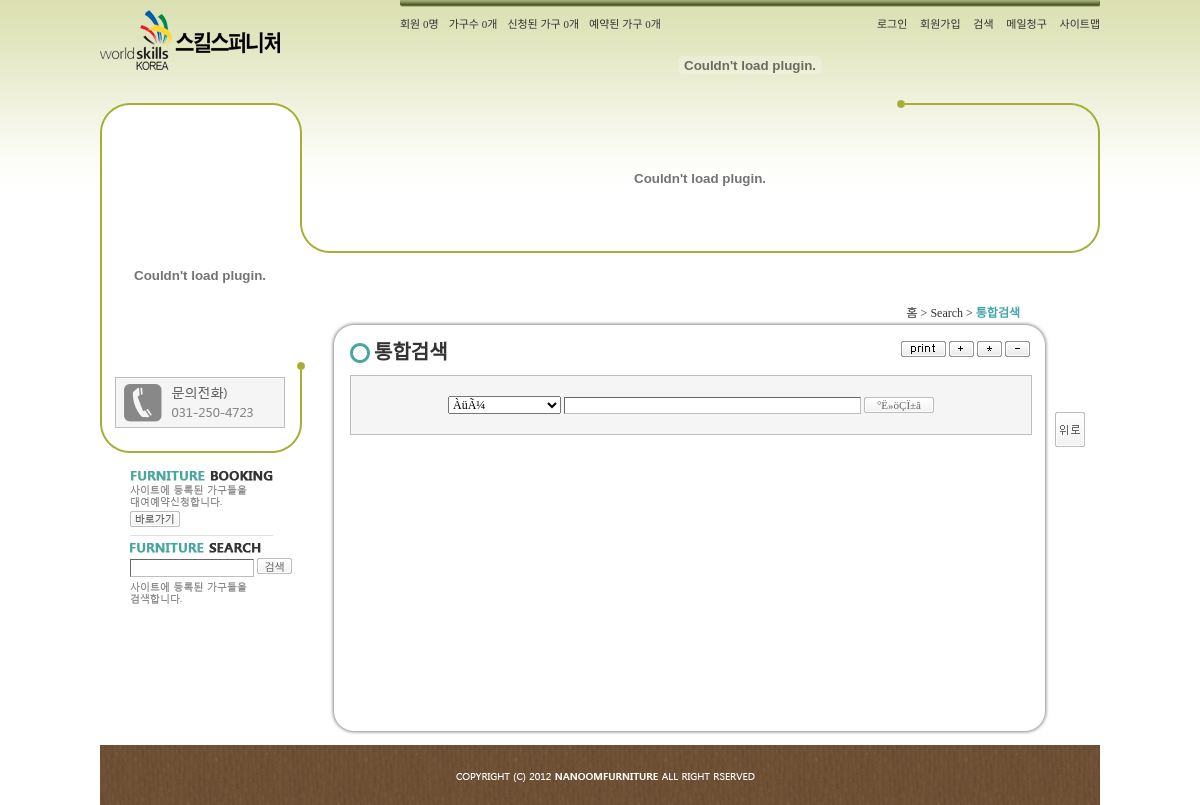
/index.php/page/2/8/, run on an earlier commit of the app's database.
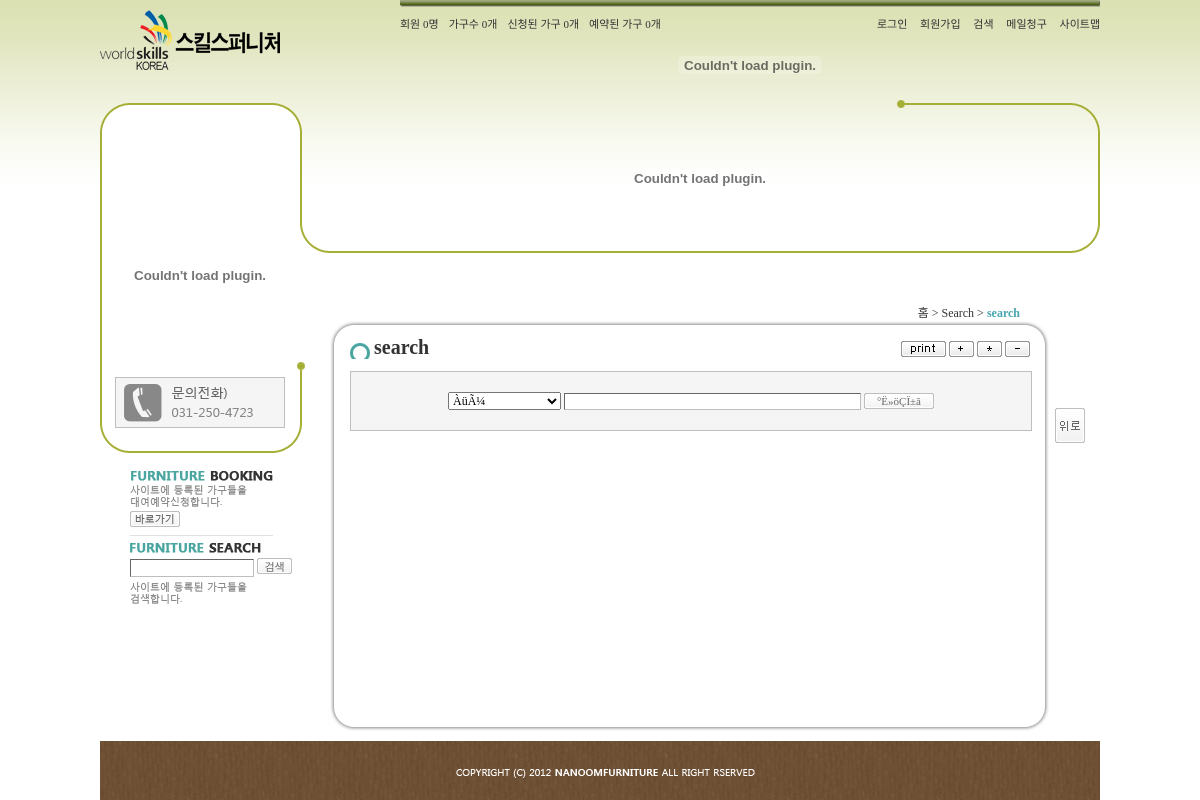
And on a later commit of the database.
### tables this page shows
CREATE TABLE `menu` (
                        `idx` integer NOT NULL PRIMARY KEY AUTOINCREMENT,
                        `parent` integer NOT NULL default '0',
                        `title` varchar(100) NOT NULL default '',
                        `od` integer NOT NULL default '0',
                        `type` varchar(50) NOT NULL default '',
                        `lv` char(1) NOT NULL default '',
                        `content` text NOT NULL
);

### index.php (called while the page is built)
<?
	include_once("{$_SERVER['DOCUMENT_ROOT']}/include/header.php");
	include_once("{$_SERVER['DOCUMENT_ROOT']}/include/{$current}.php");
	include_once("{$_SERVER['DOCUMENT_ROOT']}/include/footer.php");
?>

### include/lib.php (called while the page is built, shortened)
<?
	$get = explode("/", $_SERVER['PATH_INFO']);
	$page_type = $get[1];
	$midx = $get[2];
	$sidx = $get[3];
	$get_page = "/index.php/{$page_type}/{$midx}/{$sidx}/";
	$current = $page_type && $midx && $sidx ? 'sub' : 'main';
	function hex2($str){
		$strlen = strlen($str);
		for($i=0; $i<$strlen; $i++) $hex.= "&#x".bin2hex(substr($str, $i, 1)).';';
		return $hex;
	}
?>

### include/dbcon.php (called while the page is built, shortened)
<?php
	function sql($str){
    $db = new PDO("sqlite:". dirname(__DIR__) ."/001.db");
		$result = $db->query($str);
		return $result;
	}
	function fetch($str){
		return sql($str)->fetch();
	}
	function total($str){
		return sql($str)->rowCount();
	}
?>

### include/sub.php (the view, shortened to what this page needs)
<div id="sub_wrap">
<div class="snb">
	<div class="quick">
		<a href="/index.php/page/3/11/"><img src="/img/booking.png" title="Furniture Booking | 바로가기" alt="Furniture Booking | 바로가기" class="borb" /></a>
        <img src="/img/search.png" alt="Furniture Search" title="Furniture Search" />
        <form action="<?="http://127.0.0.1/index.php/page/2/8/"?>" method="post">
     	<div class="sub_s">
        	<input type="text" size="15" style="height:14px; padding:1px;" title="검색어" name="key" />
            <input type="submit" class="btn2" title="검색" value="검색" value="<?=$_POST['key']?>" />
        </div>
        </form>
        <img src="/img/search2.png" alt="사이트에 등록된 가구들을 검색합니다." title="사이트에 등록된 가구들을 검색합니다." class="img2" />
	</div>
</div>
<div id="ani">
</div>
<div class="page_title">
	<a href="/" title="홈">홈</a> &gt;
	<a href="<?="/index.php/{$page_type}/{$midx}/{$page['idx']}/"?>" title="<?=$main_title?>"><?=$main_title?></a> &gt;
	<a href="<?=$get_page?>" title="<?=$sub_title?>" class="bold mint"><?=$sub_title?></a>
</div>
<div class="content_top">
	<span class="sub_title" title="<?=$sub_title?>"><?=$sub_title?></span>
    <div class="btn_g">
    	<img src="/img/print.png" alt="print" title="print" onclick="window.print(); return false;" />
    	<img src="/img/plus.png" alt="+" title="+" onclick="zoom(20); return false;" />
    	<img src="/img/reset.png" alt="*" title="*" onclick="zoom(0); return false;" />
    	<img src="/img/minus.png" alt="-" title="-" onclick="zoom(-20); return false;" />
    </div>
</div>
<div id="content">
<?
	if($sub['type'] != 'HTML') include_once("{$_SERVER['DOCUMENT_ROOT']}/{$page_type}/{$direct}/{$include_file}.php");
?>
</div>
<div id="top_btn">
	<img src="/img/top_btn.png" title="위로" alt="위로" onclick="link('#'); return false;" />
</div>
<div class="content_bottom"></div>
</div>

### include/header.php (shortened to what this page needs)
<?
	$site = fetch("select * from site");
	if($current == 'main'){
		$site_title = $site['title'];
		$meta_keywords = "나눔가구, 기능경기대회, 기능경기대회 입상자, 가구대여";
		$meta_description = "나눔가구 홈페이지에 오신걸 환영합니다.";
		$css = "index";
	} else {
		if($page_type == 'admin'){
			$menu_table = "admin_menu";
			$xml_base = "admin_";
		} else if(!ctype_digit($midx)){
			$menu_table = "default_menu";
			$xml_base = "default_";
		} else {
			$menu_table = "menu";
		}
		$main = fetch("select * from {$menu_table} where idx='{$midx}'");
		$sub = fetch("select * from {$menu_table} where idx='{$sidx}'");
		$page = fetch("select * from {$menu_table} where parent='{$midx}' limit 1");
		$main_title = $main['title'];
		$sub_title = $sub['title'];
		$css = "sub";
	}
?>
<!DOCTYPE html>
<html lang="ko">
<head>
  <link rel="stylesheet" href="/common/css/common.css" />
  <link rel="stylesheet" href="/common/css/<?=$css?>.css" />
  <link rel="stylesheet" href="/common/css/print.css" media="print" />
</head>
<body <? if($current == 'sub') echo "onload=\"quick('top_btn', 60);\""; ?>>
<div id="wrap">
    <div id="header">
    	<div class="logo">
	        <a href="/"><img src="/img/logo.png" title="<?=$site['title']?>" alt="<?=$site['title']?>" /></a>
        </div>
        <div class="top">
            <div class="top_cnt">
                <ul>
                <?
					$member_total = total("select * from member");
					$hope_total = total("select * from furniture where now='0'");
					$fur_total = total("select * from furniture where now='1'");
					$re_total = total("select * from reser");
				?>
                    <li title="회원 : <?=$member_total?>명">회원 <?=$member_total?>명</li>
                    <li title="가구수 <?=$fur_total?>개">가구수 <?=$fur_total?>개</li>
                    <li title="신청된 가구 <?=$hope_total?>개">신청된 가구 <?=$hope_total?>개</li>
                    <li title="예약된 가구 <?=$re_total?>개">예약된 가구 <?=$re_total?>개</li>
                </ul>
            </div>
            <div class="util_menu">
            	<? if($_SESSION['lv']){ ?>
                <img src="/img/logout.png" title="로그아웃" alt="로그아웃" onclick="link('/page/logout.php'); return false;" />
                <a href="/index.php/page/member/mypage/" title="마이페이지">마이페이지</a>
                <? } else { ?>
                <a href="/page/login.php" title="로그인" onclick="window.open(this.href, 'login', 'width=300px, height=80px, left=200px, top=200px'); return false;">로그인</a>
                <a href="/index.php/page/3/9/" title="회원가입">회원가입</a>
                <? } ?>
                <a href="/index.php/page/2/8/" title="검색">검색</a>
                <a href="mailto:<?=hex2($site['email'])?>" title="메일청구">메일청구</a>
                <a href="/index.php/page/member/sitemap/" title="사이트맵">사이트맵</a>
            </div>
        </div>
        <div class="gnb">
        </div>
    </div>

### page/search/search.php (shortened to what this page needs)
<?
	$search_key = isset($get[5]) ? decode($get[5]) : NULL;
?>
<div class="search mb15">
<form action="" method="post">
    <div>
    <select name="type" title="¸Þ´ºÅ¸ÀÔ">
    	<option value="total" <?=$sel['total']?>>ÀüÃ¼</option>
    </select>
    <input type="text" title="ÅëÇÕ°Ë»ö" name="key" id="key" size="40" value="<?=$search_key?>" />
    <input type="submit" class="btn" title="°Ë»öÇÏ±â" value="°Ë»öÇÏ±â" />
	</div>
</form>
</div>

### include/footer.php
    <div id="footer">
    	<img src="/img/footer.png" title="COPYRIGHT (C) 2012 NANOOMFURNITURE ALL RIGHT RSERVED." alt="COPYRIGHT (C) 2012 NANOOMFURNITURE ALL RIGHT RSERVED." />
    </div>
</div>
</body>
</html>

### common/css/common.css (style rules this page uses)
* { margin:0; padding:0; }
body, html { width:100%; height:100%; }
body { font-size:12px; font-family:"����"; color:#333; }
input, select, textarea { font-size:12px; font-family:"����"; }
input[type='text'], input[type='password'], input[type='file'] { border:1px solid; border-color:#666 #bebebe #bebebe #666; height:16px; padding:1px; }
input[type='button'], input[type='reset'], input[type='submit'] { color:#666; font-family:"���� ����"; font-size:11px; cursor:pointer; }
ul, li { float:left; list-style:none; }
img { float:left; border:none; }
a { text-decoration:none; color:#333; }
#wrap { width:1000px; min-height:768px; margin:0 auto; }
#footer { clear:both; width:1000px; height:60px; padding-top:10px; }
.mb15 { margin-bottom:15px; }
.bold { font-weight:bold; }
.btn { border:none; background:url(/img/btn.png) no-repeat; width:70px; height:16px; }
.btn2 { border:none; background:url(/img/btn2.png) no-repeat; width:35px; height:16px; }
.mint { color:#49a5af; }

### common/css/sub.css (style rules this page uses)
body { background:url(/img/sub_bg.png) repeat-x; }
#header { float:left; width:1000px; height:100px; }
.logo { float:left; width:300px; margin-top:10px; }
.top { float:right; width:700px; height:15px; padding-top:15px; background:url(/img/top_line.png) no-repeat; }
.top_cnt { float:left; font-size:11px; }
.top_cnt li { margin-right:10px; }
.util_menu { float:right; font-size:11px; }
.util_menu a { margin-left:10px; }
.gnb { float:right; width:700px; height:70px; }
.snb { float:left; width:200px; min-height:350px; }
.snb .quick { float:left; margin:20px 0 0 30px; }
.snb .borb { padding-bottom:5px; border-bottom:1px solid #e0e0e0; margin-bottom:7px; }
.snb .sub_s { float:left; margin:5px 0; }
#ani { float:right; width:800px; height:150px; margin-bottom:50px; margin-top:3px; }
#sub_wrap { float:left; background:url(/img/sub_back.png) no-repeat; width:1000px; }
.page_title { float:right; margin-right:80px; }
.content_top { float:left; margin-left:30px; width:680px; padding:15px 20px 0px 20px; background:url(/img/cont_top.png) no-repeat; }
.sub_title { float:left; padding-left:24px; background:url(/img/title_bg.png) left 7px no-repeat; font-size:20px; font-weight:bold; font-family:"���� ����"; }
.btn_g { float:right; margin-top:5px; }
.btn_g img { float:none; cursor:pointer; }
#content { float:left; width:680px; margin-left:30px; padding:10px 20px; background:url(/img/cont_bg.png) repeat-y; min-height:300px; }
.content_bottom { width:720px; float:right; margin-right:50px; height:50px; background:url(/img/cont_bottom.png) no-repeat; }
#top_btn { float:left; width:25px; position:relative; top:60px; left:5px; }
#top_btn img { cursor:pointer; margin-bottom:15px; }
.search { float:left; width:100%; padding:20px 0; border:1px solid #bebebe; background:#f5f5f5; text-align:center; }
.search input[type='text'] { height:15px; padding:0; }

### common/css/print.css (style rules this page uses)
body, html { background:none; }
#header, .snb, #ani, .content_top, content_bottom, #footer, .page_title, #top_btn { display:none; }

What changed in the data, as far as the page shows it:
changed menu: title "통합검색" → "search"
